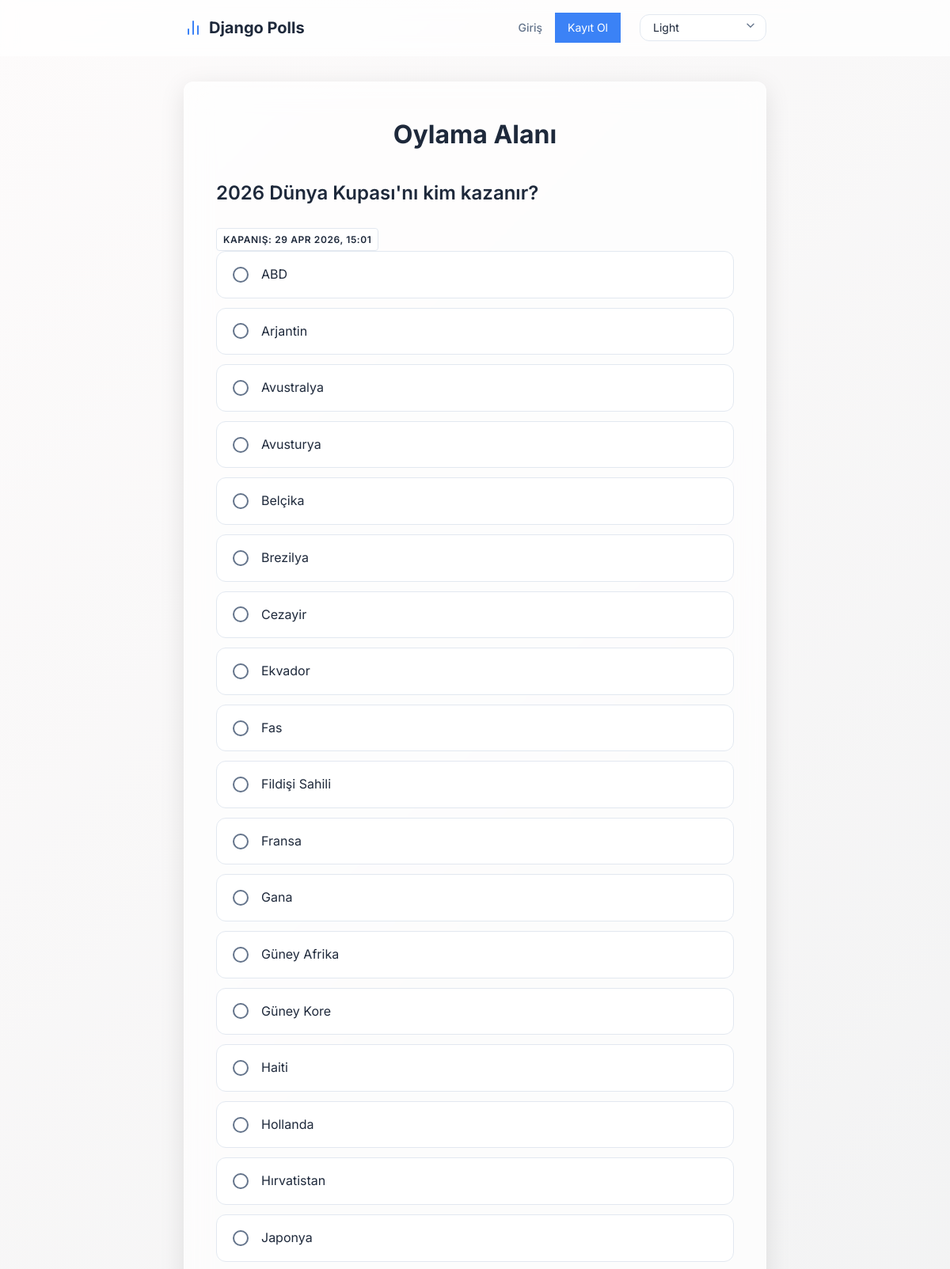
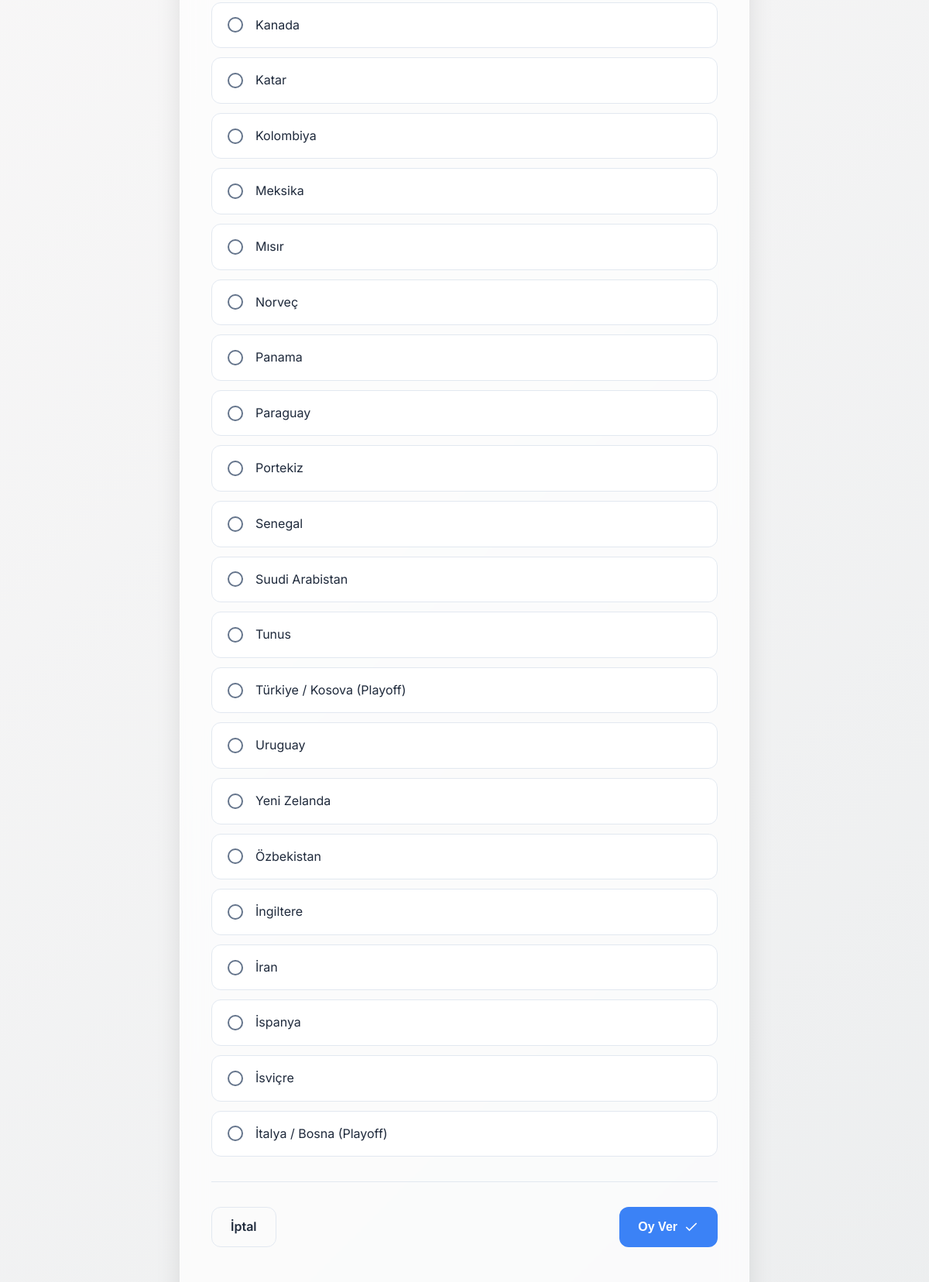
Page /polls/3/ (upper part) on the committed database (2 pictures, top to bottom).
### polls/models.py (models this page shows, shortened)
class Question(models.Model):
    category = models.ForeignKey(Category, on_delete=models.SET_NULL, null=True, blank=True)
    question_text = models.CharField(max_length=200)
    pub_date = models.DateTimeField("date published")
    end_date = models.DateTimeField("date ends", null=True, blank=True)
    def is_active(self):
        now = timezone.now()
        if self.end_date and now > self.end_date:
            return False
        return True

class Choice(models.Model):
    question = models.ForeignKey(Question, on_delete=models.CASCADE)
    choice_text = models.CharField(max_length=200)
    votes = models.IntegerField(default=0)

### polls/views.py (the view)
# urls.py: path("<int:pk>/", views.DetailView.as_view(), name="detail"),
class DetailView(generic.DetailView):
    model = Question
    template_name = "polls/detail.html"
    def get_queryset(self):
        return Question.objects.filter(pub_date__lte=timezone.now())

### polls/templates/polls/detail.html (shortened to what this page needs)
{% extends "polls/base.html" %}
{% block content %}
<div class="page-header">
    <h1>Oylama Alanı</h1>
</div>
{% if not question.is_active %}
    <div class="locked-state glass-form">
        <svg xmlns="http://www.w3.org/2000/svg" width="48" height="48" viewBox="0 0 24 24" fill="none" stroke="currentColor" stroke-width="2" stroke-linecap="round" stroke-linejoin="round" class="feather"><rect x="3" y="11" width="18" height="11" rx="2" ry="2"></rect><path d="M7 11V7a5 5 0 0 1 10 0v4"></path></svg>
        <h2>Bu anket oylamaya kapanmıştır.</h2>
        <p>Süresi dolduğu için yeni oylar kabul edilmemektedir. Sonuç sayfasına giderek mevcut durumu inceleyebilirsiniz.</p>
        <a href="{% url 'polls:results' question.id %}" class="btn btn-primary" style="margin-top: 1rem;">Sonuçları Gör</a>
    </div>
{% else %}
    <form action="{% url 'polls:vote' question.id %}" method="post" class="vote-form glass-form">
        <fieldset class="form-fieldset">
            <legend class="form-legend">
                <h2>{{ question.question_text }}</h2>
                {% if question.end_date %}
                <span class="poll-badge" style="background-color: var(--bg-secondary); border: 1px solid var(--border-color); display: inline-block; margin-top: 5px;">
                    Kapanış: {{ question.end_date|date:"d M Y, H:i" }}
                </span>
                {% endif %}
            </legend>
            <div class="choices-container">
            {% for choice in question.choice_set.all %}
                <label for="choice{{ forloop.counter }}" class="choice-label">
                    <span class="custom-radio"></span>
                    <span class="choice-text">{{ choice.choice_text }}</span>
                </label>
            {% endfor %}
            </div>
        </fieldset>
        <div class="form-actions">
            <a href="{% url 'polls:index' %}" class="btn btn-secondary">İptal</a>
            <button type="submit" class="btn btn-primary">
                Oy Ver
                <svg xmlns="http://www.w3.org/2000/svg" width="20" height="20" viewBox="0 0 24 24" fill="none" stroke="currentColor" stroke-width="2" class="feather feather-check"><polyline points="20 6 9 17 4 12"></polyline></svg>
            </button>
        </div>
    </form>
{% endif %}
{% endblock %}

### polls/static/polls/style.css (style rules this page uses)
:root { --transition-speed: 0.3s; --border-radius: 12px; --box-shadow: 0 8px 32px 0 rgba(0, 0, 0, 0.1); }
:root[data-theme="light"] { --bg-primary: #f0f4f8; --bg-secondary: #ffffff; --text-primary: #1e293b; --text-secondary: #64748b; --accent-primary: #3b82f6; --accent-hover: #2563eb; --border-color: #e2e8f0; --gradient-bg: linear-gradient(135deg, #fdfbfb 0%, #ebedee 100%); --glass-bg: rgba(255, 255, 255, 0.7); --glass-border: rgba(255, 255, 255, 0.3); }
* { box-sizing: border-box; margin: 0; padding: 0; }
body { font-family: 'Inter', sans-serif; background: var(--bg-primary); background-image: var(--gradient-bg); color: var(--text-primary); min-height: 100vh; display: flex; flex-direction: column; transition: background var(--transition-speed) ease, color var(--transition-speed) ease; line-height: 1.6; }
a { text-decoration: none; color: var(--accent-primary); transition: color 0.2s ease; }
.page-header { margin-bottom: 2rem; text-align: center; }
.page-header h1 { font-size: 2rem; font-weight: 700; margin-bottom: 0.5rem; color: var(--text-primary); }
.btn { display: inline-flex; align-items: center; justify-content: center; gap: 0.5rem; padding: 0.75rem 1.5rem; font-size: 1rem; font-weight: 600; border-radius: var(--border-radius); border: none; cursor: pointer; transition: all 0.2s ease; text-align: center; text-decoration: none; }
.btn-primary { background-color: var(--accent-primary); color: #ffffff; }
.btn-secondary { background-color: transparent; color: var(--text-primary); border: 1px solid var(--border-color); }
.form-fieldset { border: none; margin: 0 0 2rem 0; padding: 0; }
.form-legend h2 { font-size: 1.5rem; font-weight: 600; margin-bottom: 1.5rem; color: var(--text-primary); line-height: 1.3; }
.choices-container { display: flex; flex-direction: column; gap: 0.75rem; }
.choice-label { display: flex; align-items: center; padding: 1rem 1.25rem; background-color: var(--bg-secondary); border: 1px solid var(--border-color); border-radius: var(--border-radius); cursor: pointer; transition: all 0.2s ease; }
.custom-radio { width: 20px; height: 20px; border: 2px solid var(--text-secondary); border-radius: 50%; margin-right: 1rem; position: relative; transition: border-color 0.2s; }
.custom-radio::after { content: ''; position: absolute; top: 50%; left: 50%; transform: translate(-50%, -50%) scale(0); width: 10px; height: 10px; border-radius: 50%; background-color: var(--accent-primary); transition: transform 0.2s cubic-bezier(0.4, 0, 0.2, 1); }
.form-actions { display: flex; justify-content: space-between; margin-top: 2rem; padding-top: 2rem; border-top: 1px solid var(--border-color); }
.poll-badge { align-self: flex-start; padding: 0.25rem 0.5rem; border-radius: 4px; font-size: 0.75rem; font-weight: 600; text-transform: uppercase; letter-spacing: 0.05em; }

### rows in the picture
Question: question_text "2026 Dünya Kupası'nı kim kazanır?", end_date "29 APR 2026, 15:01"
Choice: choice_text "ABD"
Choice: choice_text "Arjantin"
Choice: choice_text "Avustralya"
Choice: choice_text "Avusturya"
Choice: choice_text "Belçika"
Choice: choice_text "Brezilya"
Choice: choice_text "Cezayir"
Choice: choice_text "Ekvador"
Choice: choice_text "Fas"
Choice: choice_text "Fildişi Sahili"
Choice: choice_text "Fransa"
Choice: choice_text "Gana"
Choice: choice_text "Güney Afrika"
Choice: choice_text "Güney Kore"
Choice: choice_text "Haiti"
Choice: choice_text "Hollanda"
Choice: choice_text "Hırvatistan"
Choice: choice_text "Japonya"
Choice: choice_text "Kanada"
Choice: choice_text "Katar"
Choice: choice_text "Kolombiya"
Choice: choice_text "Meksika"
Choice: choice_text "Mısır"
Choice: choice_text "Norveç"
Choice: choice_text "Panama"
Choice: choice_text "Paraguay"
Choice: choice_text "Portekiz"
Choice: choice_text "Senegal"
Choice: choice_text "Suudi Arabistan"
Choice: choice_text "Tunus"
Choice: choice_text "Türkiye / Kosova (Playoff)"
Choice: choice_text "Uruguay"
Choice: choice_text "Yeni Zelanda"
Choice: choice_text "Özbekistan"
Choice: choice_text "İngiltere"
Choice: choice_text "İran"
Choice: choice_text "İspanya"
Choice: choice_text "İsviçre"
Choice: choice_text "İtalya / Bosna (Playoff)"
